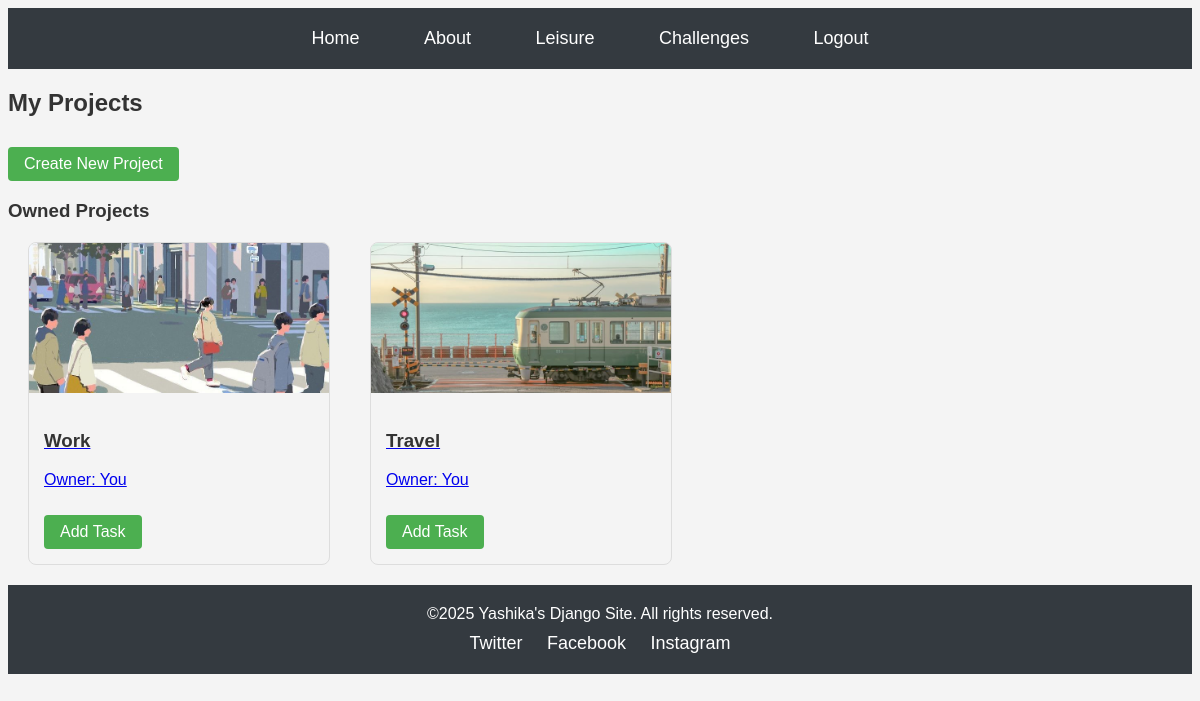
/projectList/ (signed in), run on the app's committed database.
### leisureProjects/models.py (models this page shows, shortened)
class Project(models.Model):
    WALLPAPER_CHOICES = [
        ('wallpaper1.jpg', 'Wallpaper 1'),
        ('wallpaper2.jpg', 'Wallpaper 2'),
        ('wallpaper3.jpg', 'Wallpaper 3'),
        ('wallpaper4.jpg', 'Wallpaper 4'),
        ('wallpaper5.jpg', 'Wallpaper 5'),
        ('wallpaper6.jpg', 'Wallpaper 6'),
        ('wallpaper7.jpg', 'Wallpaper 6'),
        ('wallpaper8.jpg', 'Wallpaper 6'),
    ]
    name = models.CharField(max_length=200)
    description = models.TextField()
    owner = models.ForeignKey(User, on_delete=models.CASCADE, related_name='owned_projects')
    collaborators = models.ManyToManyField(User, related_name='collaborative_projects', blank=True)
    is_collaborative = models.BooleanField(default=False)
    created_at = models.DateTimeField(auto_now_add=True)
    wallpaper = models.CharField(
        max_length=50,
        choices=WALLPAPER_CHOICES,
        default='wallpaper1.jpg'
    )

### leisureProjects/views.py (the view)
# urls.py: path('projectList/', views.project_list, name="projectList"),
@login_required
def project_list(request):
    owned_projects = Project.objects.filter(owner=request.user)
    collaborative_projects = Project.objects.filter(collaborators=request.user)
    is_premium = hasattr(request.user, 'profile') and request.user.profile.role == 'premium'
    return render(request, 'leisureProjects/projectList.html', {
        'owned_projects': owned_projects,
        'collaborative_projects': collaborative_projects,
        'is_premium': is_premium
    })

### leisureProjects/templates/leisureProjects/projectList.html (shortened to what this page needs)
{% load static %}
{% include 'includes/header.html' %}
<link rel="stylesheet" href="{% static 'css/projectList.css' %}">
<h2>My Projects</h2>
<div class="project-actions">
    <a href="{% url 'createProject' %}" class="btn">Create New Project</a>
</div>
{% if owned_projects %}
<h3>Owned Projects</h3>
<div class="project-container">
    {% for project in owned_projects %}
    <a href="{% url 'taskList' project.id %}" class="project-link">
        <div class="project-card">
            <img src="{% static 'images/' %}{{ project.wallpaper }}" alt="{{ project.name }} wallpaper" class="project-image">
            <div class="project-info">
                <h3>{{ project.name }}</h3>
                <p>Owner: You</p>
                <a href="{% url 'createTask' project.id %}" class="btn">Add Task</a>
            </div>
        </div>
    </a>
    {% endfor %}
</div>
{% endif %}
{% include 'includes/footer.html' %}

### leisureProjects/static/css/header.css (style rules this page uses)
body { font-family: Arial, sans-serif; background-color: #f4f4f4; color: #333; }
h2, h3 { color: #333; }

### leisureProjects/static/css/projectList.css (style rules this page uses)
.project-container { display: flex; flex-wrap: wrap; gap: 20px; margin: 20px 0; }
.project-card { width: 300px; border: 1px solid #ddd; border-radius: 8px; overflow: hidden; cursor: pointer; transition: border 0.3s ease; }
.project-image { width: 100%; height: 150px; object-fit: cover; }
.project-info { padding: 15px; }
.btn { display: inline-block; padding: 8px 16px; background-color: #4CAF50; color: white; text-decoration: none; border-radius: 4px; margin-top: 10px; }

### data on the page
Project: wallpaper (picture), name "Work"
Project: wallpaper (picture), name "Travel"
